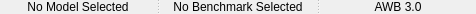
     <widget class="QSplitter" name="splitter">
      <property name="orientation">
       <enum>Qt::Horizontal</enum>
      </property>
      <property name="opaqueResize">
       <bool>false</bool>
      </property>
      <property name="childrenCollapsible">
       <bool>false</bool>
      </property>
      <widget class="QLabel" name="model_name">
       <property name="sizePolicy">
        <sizepolicy hsizetype="Expanding" vsizetype="Preferred">
         <horstretch>0</horstretch>
         <verstretch>0</verstretch>
        </sizepolicy>
       </property>
       <property name="minimumSize">
        <size>
         <width>156</width>
         <height>0</height>
        </size>
       </property>
       <property name="text">
        <string>&lt;html&gt;&lt;head/&gt;&lt;body&gt;&lt;p align=&quot;center&quot;&gt;No Model Selected&lt;/p&gt;&lt;/body&gt;&lt;/html&gt;</string>
       </property>
       <property name="alignment">
        <set>Qt::AlignCenter</set>
       </property>
      </widget>
      <widget class="QLabel" name="benchmark_name">
       <property name="sizePolicy">
        <sizepolicy hsizetype="Expanding" vsizetype="Preferred">
         <horstretch>0</horstretch>
         <verstretch>0</verstretch>
        </sizepolicy>
       </property>
       <property name="minimumSize">
        <size>
         <width>156</width>
         <height>0</height>
        </size>
       </property>
       <property name="text">
        <string>&lt;html&gt;&lt;head/&gt;&lt;body&gt;&lt;p align=&quot;center&quot;&gt;No Benchmark Selected&lt;/p&gt;&lt;/body&gt;&lt;/html&gt;</string>
       </property>
       <property name="alignment">
        <set>Qt::AlignCenter</set>
       </property>
       <property name="textInteractionFlags">
        <set>Qt::LinksAccessibleByMouse</set>
       </property>
      </widget>
      <widget class="QLabel" name="version">
       <property name="sizePolicy">
        <sizepolicy hsizetype="Expanding" vsizetype="Preferred">
         <horstretch>0</horstretch>
         <verstretch>0</verstretch>
        </sizepolicy>
       </property>
       <property name="minimumSize">
        <size>
         <width>156</width>
         <height>0</height>
        </size>
       </property>
       <property name="text">
        <string>&lt;html&gt;&lt;head/&gt;&lt;body&gt;&lt;p align=&quot;center&quot;&gt;AWB 3.0&lt;/p&gt;&lt;/body&gt;&lt;/html&gt;</string>
       </property>
       <property name="alignment">
        <set>Qt::AlignCenter</set>
       </property>
      </widget>
     </widget>
